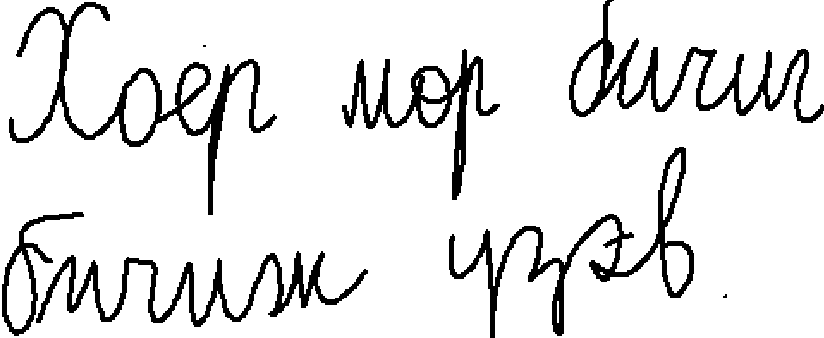
#> input picture backend/backend_word_images/line1_word1.png, 824 x 338 px; its folder holds only this picture in this run
$ python -i ocr_detection.py   (imports and definitions only)
#> lines starting #> are read from the running program, lines starting #| are printed output that depends on the picture; after the words box and inside, x2 and y2 are one past the last pixel; in counts of white or black regions, pixels touching at a corner belong together
#> further down, picture is the input picture: shape (338, 824, 3); 89.7% white; 8 black regions (2 under 20 px), largest, box (x1, y1, x2, y2) and area: (9, 2, 277, 215) 6224, (449, 147, 694, 338) 5757, (36, 251, 368, 327) 5397, (569, 0, 824, 123) 5366, (342, 49, 500, 200) 4422, (2, 212, 84, 336) 1586
"""
ocr_utils.py - OCR utility functions for Mongolian Cyrillic text detection
Place this file in the same directory as your main grading script
"""

import cv2
import numpy as np
import torch
from PIL import Image
from typing import List, Tuple
import logging
import os
from scipy.ndimage import gaussian_filter1d

logger = logging.getLogger(__name__)
# ocr_detector.py
ocr_processor = None
ocr_model = None
device = "cpu"   # safe fallback


def initialize_ocr_model(processor, model, device_name):
    """Initialize global OCR model variables"""
    global ocr_processor, ocr_model, device
    ocr_processor = processor
    ocr_model = model
    device = device_name
    logger.info(f"OCR model initialized on device: {device}")


def preprocess_image(image: np.ndarray) -> np.ndarray:
    """Preprocess image for better OCR accuracy"""
    if len(image.shape) == 3:
        gray = cv2.cvtColor(image, cv2.COLOR_BGR2GRAY)
    else:
        gray = image

    # Apply CLAHE for better contrast
    clahe = cv2.createCLAHE(clipLimit=2.0, tileGridSize=(8,8))
    gray = clahe.apply(gray)

    # Denoise more aggressively
    denoised = cv2.fastNlMeansDenoising(gray, None, h=10, templateWindowSize=7, searchWindowSize=21)

    # Try Otsu's thresholding first
    _, binary = cv2.threshold(denoised, 0, 255, cv2.THRESH_BINARY + cv2.THRESH_OTSU)

    # Invert if background is dark
    if np.mean(binary) < 127:
        binary = cv2.bitwise_not(binary)

    # Morphological operations to clean up
    kernel = np.ones((2,2), np.uint8)
    binary = cv2.morphologyEx(binary, cv2.MORPH_CLOSE, kernel)
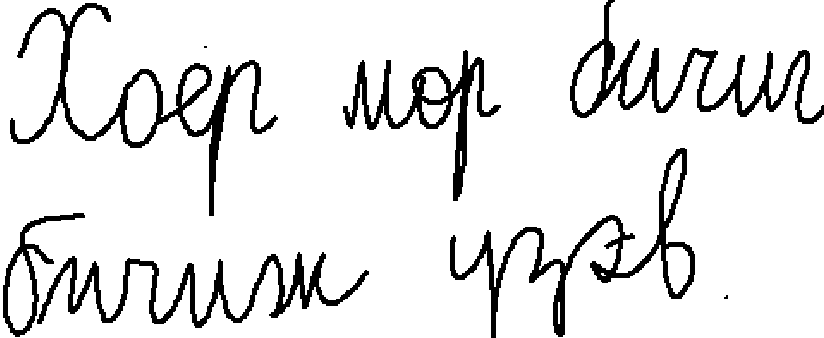
#> binary: shape (338, 824); 89.7% white; 8 black regions (2 under 20 px), largest, box (x1, y1, x2, y2) and area: (10, 3, 278, 216) 6224, (450, 148, 695, 338) 5752, (37, 252, 369, 328) 5397, (570, 0, 824, 124) 5367, (343, 50, 501, 201) 4422, (3, 213, 85, 337) 1586

    return binary


def detect_lines(image: np.ndarray, min_line_height: int = 10) -> List[Tuple[int, int, np.ndarray]]:
    """Detect text lines with improved algorithm"""
    binary = preprocess_image(image)

    # Horizontal projection with smoothing
    h_projection = np.sum(binary == 0, axis=1)
#> h_projection = 338 values, max 211 at index 100, min 5 at index 337, mean 85.11

    # Smooth the projection to handle noise
    h_projection_smooth = gaussian_filter1d(h_projection.astype(float), sigma=2)
#> h_projection_smooth = 338 values, max 206.4 at index 103, min 8.56 at index 0, mean 85.11

    # Dynamic threshold based on content
    threshold = np.mean(h_projection_smooth) * 0.2
#> threshold = 17.02

    in_line = False
    lines = []
    start = 0

    for i, val in enumerate(h_projection_smooth):
        if val > threshold and not in_line:
            start = max(0, i - 2)  # Add small margin
            in_line = True
        elif val <= threshold and in_line:
            end = min(len(h_projection_smooth), i + 2)  # Add small margin
            if end - start > min_line_height:
                lines.append((start, end, binary[start:end, :]))
            in_line = False
#> this loop made 338 passes
#> (val, start, in_line) on pass 5: (19.33, 2, True)
#> (end, in_line) on passes 203, 337: (204, False), (338, False)
#> after the loop, end = 338; in_line = False; lines = 2 items; start = 208

    if in_line and len(h_projection_smooth) - start > min_line_height:
        lines.append((start, len(h_projection_smooth), binary[start:, :]))

    logger.info(f"Detected {len(lines)} lines")
    return lines


def detect_words(line_image: np.ndarray, min_word_width: int = 5) -> List[Tuple[int, int, np.ndarray]]:
    """Detect words in a line with improved algorithm"""
    v_projection = np.sum(line_image == 0, axis=0)

    # Smooth projection
    v_projection_smooth = gaussian_filter1d(v_projection.astype(float), sigma=1)

    # Dynamic threshold
    threshold = np.mean(v_projection_smooth) * 0.15

    in_word = False
    words = []
    start = 0
    gap_count = 0
    min_gap = 5  # Reduced gap for better word separation

    for i, val in enumerate(v_projection_smooth):
        if val > threshold:
            if not in_word:
                start = max(0, i - 1)
                in_word = True
            gap_count = 0
        else:
            if in_word:
                gap_count += 1
                if gap_count >= min_gap:
                    end = min(len(v_projection_smooth), i - gap_count + 1)
                    if end - start > min_word_width:
                        words.append((start, end, line_image[:, start:end]))
                    in_word = False

    if in_word and len(v_projection_smooth) - start > min_word_width:
        words.append((start, len(v_projection_smooth), line_image[:, start:]))

    return words


def resize_for_model(image: np.ndarray, target_size: Tuple[int, int] = (384, 384)) -> Image.Image:
    """Resize maintaining aspect ratio"""
    h, w = image.shape[:2]
    scale = min(target_size[0] / w, target_size[1] / h)
    new_w, new_h = int(w * scale), int(h * scale)

    resized = cv2.resize(image, (new_w, new_h), interpolation=cv2.INTER_CUBIC)
    pil_img = Image.fromarray(resized).convert("RGB")

    padded = Image.new("RGB", target_size, (255, 255, 255))
    padded.paste(pil_img, ((target_size[0] - new_w) // 2, (target_size[1] - new_h) // 2))

    return padded


def perform_ocr_batch(images: List[Image.Image]) -> List[str]:
    """Perform OCR on batch of images"""
    if not images:
        return []

    if ocr_processor is None or ocr_model is None:
        raise RuntimeError("OCR model not initialized. Call initialize_ocr_model() first.")

    pixel_values = ocr_processor(images=images, return_tensors="pt").pixel_values
    pixel_values = pixel_values.to(device)

    with torch.no_grad():
        generated_ids = ocr_model.generate(pixel_values, max_length=64)

    texts = ocr_processor.batch_decode(generated_ids, skip_special_tokens=True)
    return texts


def perform_ocr_advanced(image: Image.Image, batch_size: int = 8) -> dict:
    """
    Perform OCR with line/word detection and detailed logging

    Args:
        image: PIL Image to process
        batch_size: Number of words to process in each batch

    Returns:
        dict with keys: text, lines, words, method, word_details
    """
    word_save_dir = "backend_word_images"
    os.makedirs(word_save_dir, exist_ok=True)
    img_array = np.array(image)

    logger.info(f"Processing image of size: {img_array.shape}")

    # Detect lines
    lines = detect_lines(img_array)
#> lines = 2 items

    if len(lines) == 0:
        logger.warning("No lines detected, processing full image")
        preprocessed = preprocess_image(img_array)
        pil_img = resize_for_model(preprocessed)
        result = perform_ocr_batch([pil_img])
        return {
            "text": result[0] if result else "",
            "lines": 0,
            "words": 0,
            "method": "full_image",
            "debug_info": "No lines detected"
        }

    full_text = []
    total_words = 0
    word_details = []

    for line_idx, (y_start, y_end, line_img) in enumerate(lines):
        logger.info(f"Processing line {line_idx + 1}/{len(lines)}")

        # Detect words in line
        words = detect_words(line_img)
        logger.info(f"  Found {len(words)} words in line {line_idx + 1}")

        if len(words) == 0:
            continue

        line_text = []

        # Process words in batches
        for i in range(0, len(words), batch_size):
            batch_words = words[i:i + batch_size]

            # Resize and prepare images
            batch_images = []
            for word_idx, word in enumerate(batch_words):
                word_img = resize_for_model(word[2])

                # Save original cropped word image
                word_filename = f"line{line_idx+1}_word{i+word_idx+1}.png"
                word_path = os.path.join(word_save_dir, word_filename)
                cv2.imwrite(word_path, word[2])

                batch_images.append(word_img)
            # Perform OCR
            batch_texts = perform_ocr_batch(batch_images)

            # Log each word
            for word_idx, text in enumerate(batch_texts):
                logger.info(f"    Word {i + word_idx + 1}: '{text}'")
                word_details.append({
                    "line": line_idx + 1,
                    "word_num": i + word_idx + 1,
                    "text": text
                })

            line_text.extend(batch_texts)

        total_words += len(words)
        full_text.append(" ".join(line_text))
#> this loop made 1 pass
#> (line_idx, y_start, y_end, threshold in detect_words, min_gap in detect_words) on pass 1: (0, 2, 204, 3.01, 5)
#> pass 1, in resize_for_model, `resized = cv2.resize(image, (new_w, new_h), interpolation=cv2.INTER_CU..`:
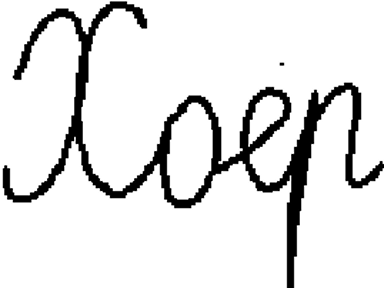
#> resized: shape (288, 384); min 0, max 255, mean 226.1
#> pass 1, in perform_ocr_advanced, `cv2.imwrite(word_path, word[2])`:
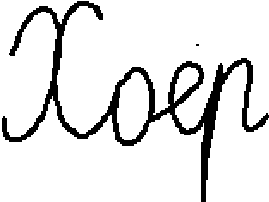
#> saved as line1_word1.png: shape (202, 269); 88.7% white; 2 black regions (1 under 20 px), largest, box (x1, y1, x2, y2) and area: (2, 1, 269, 202) 6161
#> after the loop, full_text = []; total_words = 0; word_details = []

    result_text = "\n".join(full_text)
    logger.info(f"Final result: {len(lines)} lines, {total_words} words")

    return {
        "text": result_text,
        "lines": len(lines),
        "words": total_words,
        "method": "line_word_detection",
        "word_details": word_details
    }


def perform_ocr_simple(image: Image.Image) -> str:
    """
    Simple OCR without line/word detection

    Args:
        image: PIL Image to process

    Returns:
        Extracted text string
    """
    if ocr_processor is None or ocr_model is None:
        raise RuntimeError("OCR model not initialized. Call initialize_ocr_model() first.")

    # Ensure RGB
    if image.mode != 'RGB':
        image = image.convert('RGB')

    pixel_values = ocr_processor(images=image, return_tensors="pt").pixel_values
    pixel_values = pixel_values.to(device)

    with torch.no_grad():
        generated_ids = ocr_model.generate(pixel_values)

    text = ocr_processor.batch_decode(generated_ids, skip_special_tokens=True)[0]
    return text

>>> import cv2
>>> picture = cv2.imread('../backend_word_images/line1_word1.png')
#> (the run stopped early here; a loop or call above may not have finished)
